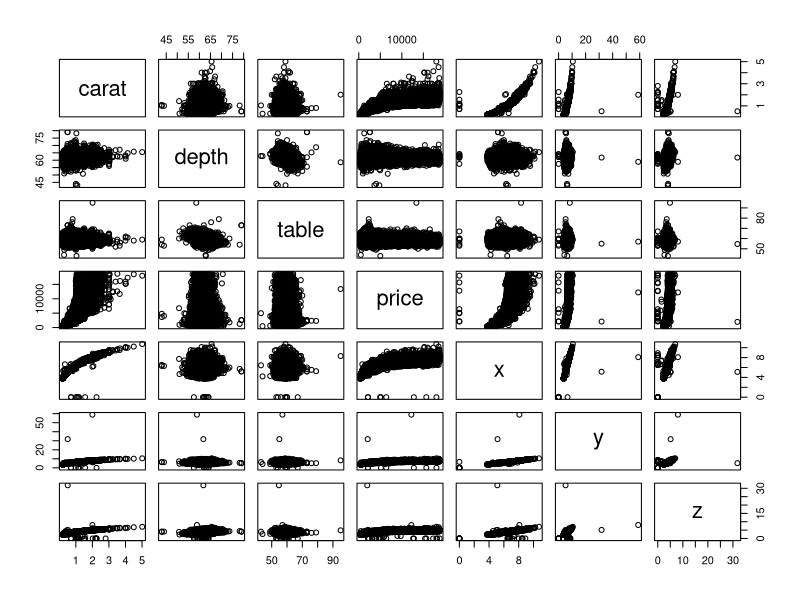
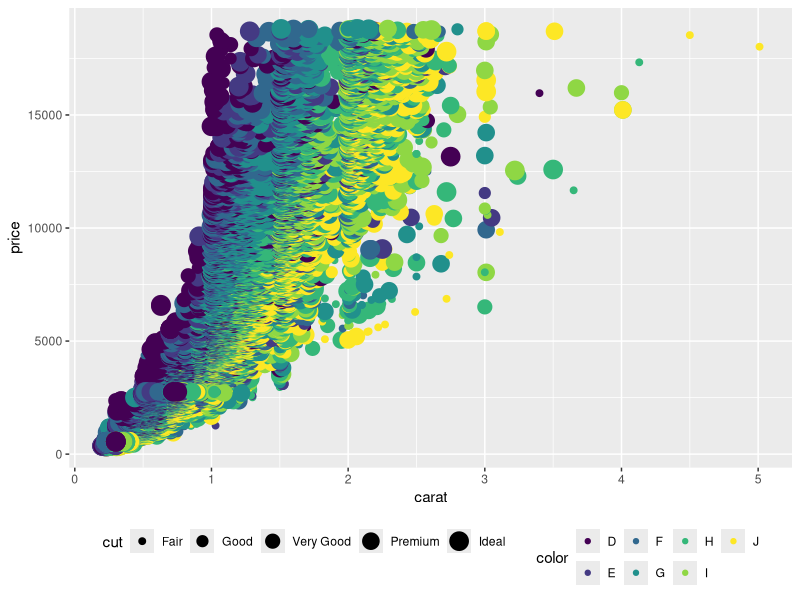
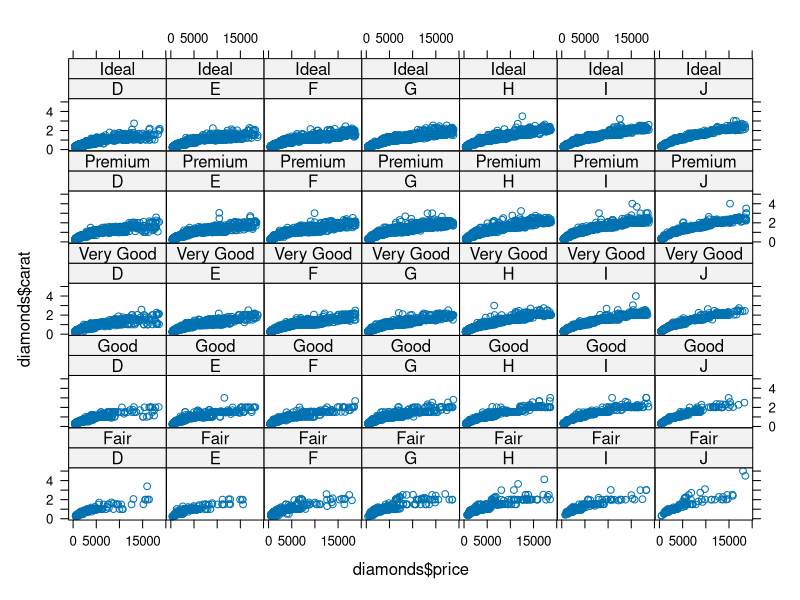
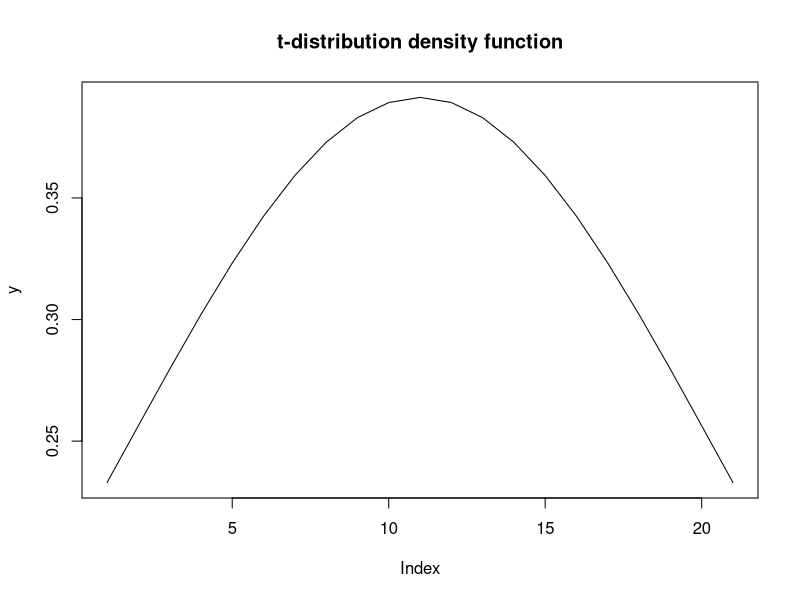

R code for these plots, in order:
#Name: Jamia Begum
#NIU: 1676891

#ex-3.1
library(tidyverse)
diamonds
print(is.factor(diamonds$color))
pairs(diamonds[,c(1,5,6,7,8,9,10)]) #pairs function gives a 
#matrix of scatterplots to show the pairwise
#relationship between different variables in a dataset
#price and carat, carat and x,y,z etc are more correlated

library(ggplot2)
ggplot(data = diamonds, 
       aes(x=carat, y=price, color=color, size=cut))+
  geom_point()+
  theme(legend.position="bottom")      

library(lattice)
xyplot(diamonds$carat~diamonds$price|diamonds$color*diamonds$cut)


#ex-3.2
#a)
set.seed (9)
sm<-seq(0, 2, length = 201)
sample (sm,100)



#b)
y<-dt(seq(-1, 1, length = 21),df=13)
y
plot(y, type = "l", main = "t-distribution density function")

#c)
#pt returns the area to the left(the value of the cumulative density function (cdf))
#of a given value x in t distribution
#qt returns the value of the inverse cumulative density function (cdf) of t distribution 
x<-qt(0.01,df=9)
x

#d)
#The qnorm function allows to find the quantile (percentile) 
#for any probability. Hence, the qnorm function is the inverse of 
#the pnorm function. 
#find x, if P[X ≤ x] = .8 
qnorm(.8,100,15, lower.tail = TRUE)



#e)
#find x, if P[X ≤ x] = .1 
qnorm(.1,100,15, lower.tail = TRUE)



#f)
#The pnorm function gives the Cumulative Distribution Function (CDF) of
#the Normal distribution in R, which is the probability that
#the variable X takes a value lower or equal to x.
#find the probability, if P(X>140) = ? 
pnorm(140,100,15, lower.tail = FALSE)


#g)
set.seed(0)
#in standard normal distribution  the mean is 0 and the standard deviation is 1
r<-rnorm(50,0,1) 
sample(r,20)
sample(r,20)

set.seed(1676891)
r<-rnorm(50,0,1) 
sample(r,20)
sample(r,20)